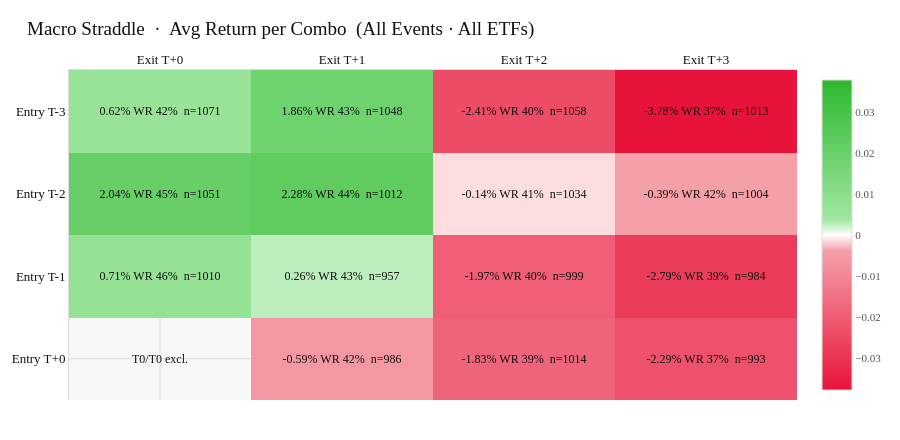

The code cell stored with this chart in its notebook:
### Code cell
# Overall — all events, all ETFs
plot_macro()

### Figure 1 — Plotly figure (JSON) as saved in the notebook; plotly's stock layout.template omitted (floating-point values rounded to 4 significant figures)
{"data": [{"colorbar": {"outlinecolor": "#dddddd", "outlinewidth": 1, "tickfont": {"color": "#555555", "family": "Garamond, 'EB Garamond', Georgia, serif", "size": 11}}, "colorscale": [[0, "#e8133a"], [0.45, "#f5a0aa"], [0.5, "#ffffff"], [0.55, "#a0e6a0"], [1, "#2db82d"]], "hoverongaps": false, "hovertemplate": "Entry %{y} / Exit %{x}<br>%{text}<extra></extra>", "showscale": true, "text": [["0.62%\nWR 42%  n=1071", "1.86%\nWR 43%  n=1048", "-2.41%\nWR 40%  n=1058", "-3.78%\nWR 37%  n=1013"], ["2.04%\nWR 45%  n=1051", "2.28%\nWR 44%  n=1012", "-0.14%\nWR 41%  n=1034", "-0.39%\nWR 42%  n=1004"], ["0.71%\nWR 46%  n=1010", "0.26%\nWR 43%  n=957", "-1.97%\nWR 40%  n=999", "-2.79%\nWR 39%  n=984"], ["T0/T0\nexcl.", "-0.59%\nWR 42%  n=986", "-1.83%\nWR 39%  n=1014", "-2.29%\nWR 37%  n=993"]], "textfont": {"color": "#111111", "family": "Garamond, 'EB Garamond', Georgia, serif", "size": 12}, "texttemplate": "%{text}", "type": "heatmap", "x": ["Exit T+0", "Exit T+1", "Exit T+2", "Exit T+3"], "y": ["Entry T-3", "Entry T-2", "Entry T-1", "Entry T+0"], "z": [[0.006203, 0.01857, -0.02412, -0.03782], [0.02043, 0.0228, -0.001368, -0.003937], [0.007051, 0.002611, -0.01966, -0.02792], [null, -0.005858, -0.0183, -0.02289]], "zmid": 0}], "layout": {"font": {"color": "#111111", "family": "Garamond, 'EB Garamond', Georgia, serif", "size": 13}, "height": 440, "hoverlabel": {"bgcolor": "#ffffff", "bordercolor": "#dddddd", "font": {"color": "#111111", "family": "Garamond, 'EB Garamond', Georgia, serif", "size": 13}}, "margin": {"b": 40, "l": 65, "r": 40, "t": 70}, "paper_bgcolor": "#ffffff", "plot_bgcolor": "#f8f8f8", "title": {"font": {"color": "#111111", "family": "Garamond, 'EB Garamond', Georgia, serif", "size": 19}, "text": "Macro Straddle  ·  Avg Return per Combo  (All Events · All ETFs)", "x": 0.03, "xanchor": "left"}, "xaxis": {"gridcolor": "#dddddd", "linecolor": "#dddddd", "side": "top", "tickfont": {"color": "#111111", "family": "Garamond, 'EB Garamond', Georgia, serif", "size": 13}}, "yaxis": {"autorange": "reversed", "gridcolor": "#dddddd", "linecolor": "#dddddd", "tickfont": {"color": "#111111", "family": "Garamond, 'EB Garamond', Georgia, serif", "size": 13}}}}
